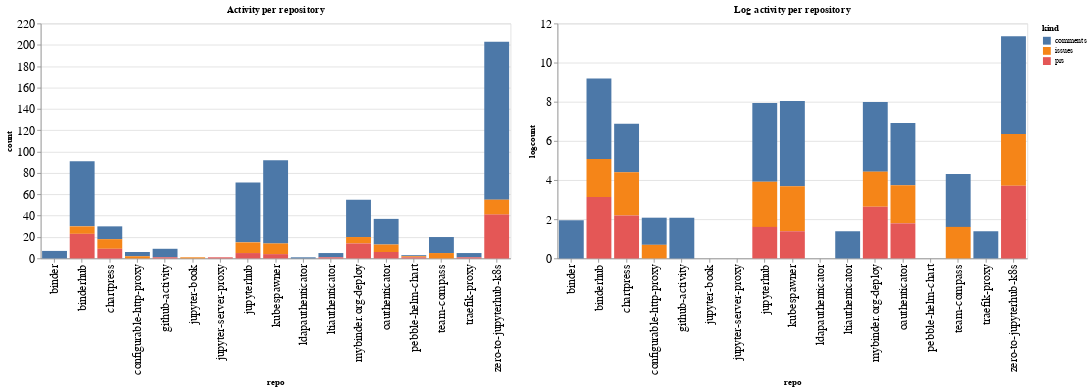

Source (notebook cell):
### Code cell
ch1 = alt.Chart(repo_summaries, width=600, title="Activity per repository").mark_bar().encode(
    x='repo',
    y='count',
    color='kind',
    tooltip="kind"
)

ch2 = alt.Chart(repo_summaries, width=600, title="Log activity per repository").mark_bar().encode(
    x='repo',
    y='logcount',
    color='kind',
    tooltip="kind"
)

ch1 | ch2

### Figure 1 — Vega-Lite specification as saved in the notebook (floating-point values rounded to 4 significant figures)
{"config": {"axisLeft": {"labelFontSize": 15}, "axisBottom": {"labelFontSize": 15}}, "hconcat": [{"mark": "bar", "encoding": {"color": {"type": "nominal", "field": "kind"}, "tooltip": {"type": "nominal", "field": "kind"}, "x": {"type": "nominal", "field": "repo"}, "y": {"type": "quantitative", "field": "count"}}, "title": "Activity per repository", "width": 600}, {"mark": "bar", "encoding": {"color": {"type": "nominal", "field": "kind"}, "tooltip": {"type": "nominal", "field": "kind"}, "x": {"type": "nominal", "field": "repo"}, "y": {"type": "quantitative", "field": "logcount"}}, "title": "Log activity per repository", "width": 600}], "data": {"name": "data-cdec3624aaddccc2aa0fc9dd1607aef6"}, "$schema": "https://vega.github.io/schema/vega-lite/v4.8.1.json", "datasets": {"data-cdec3624aaddccc2aa0fc9dd1607aef6": [{"repo": "binder", "kind": "comments", "count": 7, "logcount": 1.946}, {"repo": "binderhub", "kind": "comments", "count": 61, "logcount": 4.111}, {"repo": "binderhub", "kind": "issues", "count": 7, "logcount": 1.946}, {"repo": "binderhub", "kind": "prs", "count": 23, "logcount": 3.135}, {"repo": "chartpress", "kind": "comments", "count": 12, "logcount": 2.485}, {"repo": "chartpress", "kind": "issues", "count": 9, "logcount": 2.197}, {"repo": "chartpress", "kind": "prs", "count": 9, "logcount": 2.197}, {"repo": "configurable-http-proxy", "kind": "comments", "count": 4, "logcount": 1.386}, {"repo": "configurable-http-proxy", "kind": "issues", "count": 2, "logcount": 0.6931}, {"repo": "github-activity", "kind": "comments", "count": 8, "logcount": 2.079}, {"repo": "github-activity", "kind": "prs", "count": 1, "logcount": 0.0}, {"repo": "jupyter-book", "kind": "issues", "count": 1, "logcount": 0.0}, {"repo": "jupyter-server-proxy", "kind": "prs", "count": 1, "logcount": 0.0}, {"repo": "jupyterhub", "kind": "comments", "count": 56, "logcount": 4.025}, {"repo": "jupyterhub", "kind": "issues", "count": 10, "logcount": 2.303}, {"repo": "jupyterhub", "kind": "prs", "count": 5, "logcount": 1.609}, {"repo": "kubespawner", "kind": "comments", "count": 78, "logcount": 4.357}, {"repo": "kubespawner", "kind": "issues", "count": 10, "logcount": 2.303}, {"repo": "kubespawner", "kind": "prs", "count": 4, "logcount": 1.386}, {"repo": "ldapauthenticator", "kind": "comments", "count": 1, "logcount": 0.0}, {"repo": "ltiauthenticator", "kind": "comments", "count": 4, "logcount": 1.386}, {"repo": "ltiauthenticator", "kind": "prs", "count": 1, "logcount": 0.0}, {"repo": "mybinder.org-deploy", "kind": "comments", "count": 35, "logcount": 3.555}, {"repo": "mybinder.org-deploy", "kind": "issues", "count": 6, "logcount": 1.792}, {"repo": "mybinder.org-deploy", "kind": "prs", "count": 14, "logcount": 2.639}, {"repo": "oauthenticator", "kind": "comments", "count": 24, "logcount": 3.178}, {"repo": "oauthenticator", "kind": "issues", "count": 7, "logcount": 1.946}, {"repo": "oauthenticator", "kind": "prs", "count": 6, "logcount": 1.792}, {"repo": "pebble-helm-chart", "kind": "comments", "count": 1, "logcount": 0.0}, {"repo": "pebble-helm-chart", "kind": "issues", "count": 1, "logcount": 0.0}, {"repo": "pebble-helm-chart", "kind": "prs", "count": 1, "logcount": 0.0}, {"repo": "team-compass", "kind": "comments", "count": 15, "logcount": 2.708}, {"repo": "team-compass", "kind": "issues", "count": 5, "logcount": 1.609}, {"repo": "traefik-proxy", "kind": "comments", "count": 4, "logcount": 1.386}, {"repo": "traefik-proxy", "kind": "prs", "count": 1, "logcount": 0.0}, {"repo": "zero-to-jupyterhub-k8s", "kind": "comments", "count": 148, "logcount": 4.997}, {"repo": "zero-to-jupyterhub-k8s", "kind": "issues", "count": 14, "logcount": 2.639}, {"repo": "zero-to-jupyterhub-k8s", "kind": "prs", "count": 41, "logcount": 3.714}]}}
